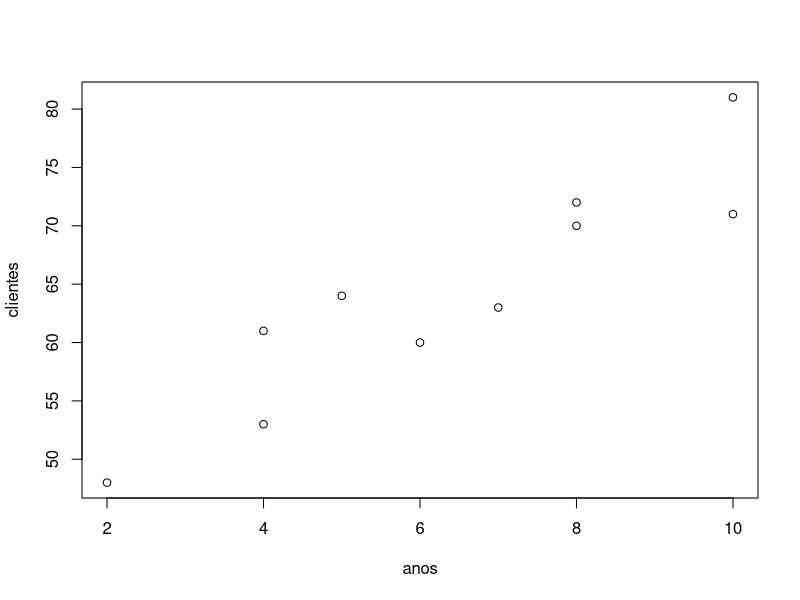

Write R code to recreate this figure.
# Dados
dados = read.csv2('clientes.csv')

# Grafico
plot(dados)

# Intervalo de Confianca
cor.test(dados$anos, dados$clientes, conf.level=0.95)$conf.int

# Teste de Hipoteses
cor.test(dados$anos, dados$clientes, alternative='two.sided')
